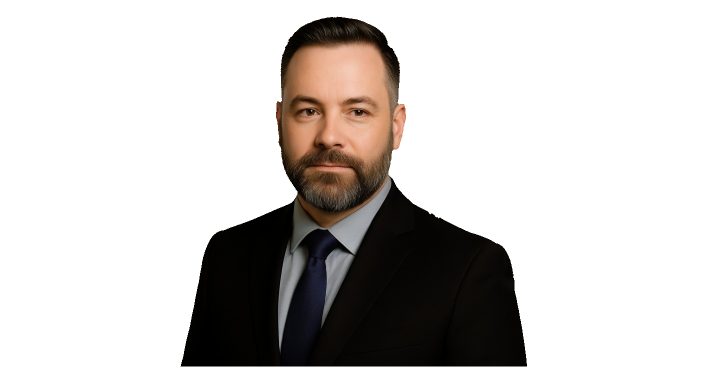
#> input picture drafts/img/headshot-suit-transparent.png, 1408 x 736 px (shown at 1/2 size); its folder holds 5 pictures in this run
$ python add_alpha_to_videos.py
#> lines starting #> are read from the running program, lines starting #| are printed output that depends on the picture; after the words box and inside, x2 and y2 are one past the last pixel; in counts of white or black regions, pixels touching at a corner belong together
"""Add alpha channel to FlashHead-generated avatar videos.

FlashHead outputs yuv420p (no alpha). The reference headshot has real RGBA
transparency. This script:
1. Extracts the alpha mask from the headshot PNG
2. Crops/resizes it to match FlashHead's 512x512 face crop
3. Re-encodes each video as VP9 with alpha (yuva420p)

Usage:
    cd C:/Users/dbhav/Projects/isabelle
    .venv/Scripts/python.exe ../portfolio/drafts/add_alpha_to_videos.py
"""

import os
import subprocess
import tempfile
from pathlib import Path

import cv2
import numpy as np
from PIL import Image

REF_IMAGE = Path(__file__).parent / "img" / "headshot-suit-transparent.png"
VIDEO_DIR = Path(__file__).parent / "assets" / "interview"


def build_alpha_mask(size=512):
    """Extract and crop alpha mask from headshot to match FlashHead's face crop.

    FlashHead uses mediapipe face detection to crop a square around the face,
    then resizes to 512x512. We replicate that crop on the alpha channel.
    """
#> called with size = 512
    img = Image.open(str(REF_IMAGE)).convert("RGBA")
#> img is the input picture: PIL image 1408x736 RGBA; mean R, G, B, A 79.4, 59.8, 46.9, 67.5
    arr = np.array(img)
    alpha = arr[:, :, 3]
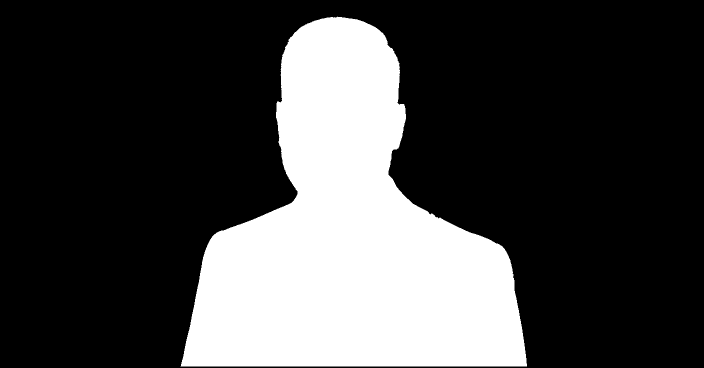
#> alpha: shape (736, 1408) (shown at 1/2 size); 26.5% white; 1 white region, box (x1, y1, x2, y2) and area: (361, 33, 1054, 733) 274473

    # Find bounding box of opaque region (the person)
    rows = np.any(alpha > 0, axis=1)
    cols = np.any(alpha > 0, axis=0)
    rmin, rmax = np.where(rows)[0][[0, -1]]
#> rmin = 33; rmax = 732
    cmin, cmax = np.where(cols)[0][[0, -1]]
#> cmin = 361; cmax = 1053

    # Make it square (FlashHead crops a square around the face)
    h = rmax - rmin + 1
#> h = 700
    w = cmax - cmin + 1
#> w = 693
    side = max(h, w)
#> side = 700
    cy = (rmin + rmax) // 2
#> cy = 382
    cx = (cmin + cmax) // 2
#> cx = 707

    # Expand to square, clamped to image bounds
    r1 = max(0, cy - side // 2)
#> r1 = 32
    r2 = r1 + side
#> r2 = 732
    if r2 > alpha.shape[0]:
        r2 = alpha.shape[0]
        r1 = r2 - side
    c1 = max(0, cx - side // 2)
#> c1 = 357
    c2 = c1 + side
#> c2 = 1057
    if c2 > alpha.shape[1]:
        c2 = alpha.shape[1]
        c1 = c2 - side

    cropped = alpha[r1:r2, c1:c2]
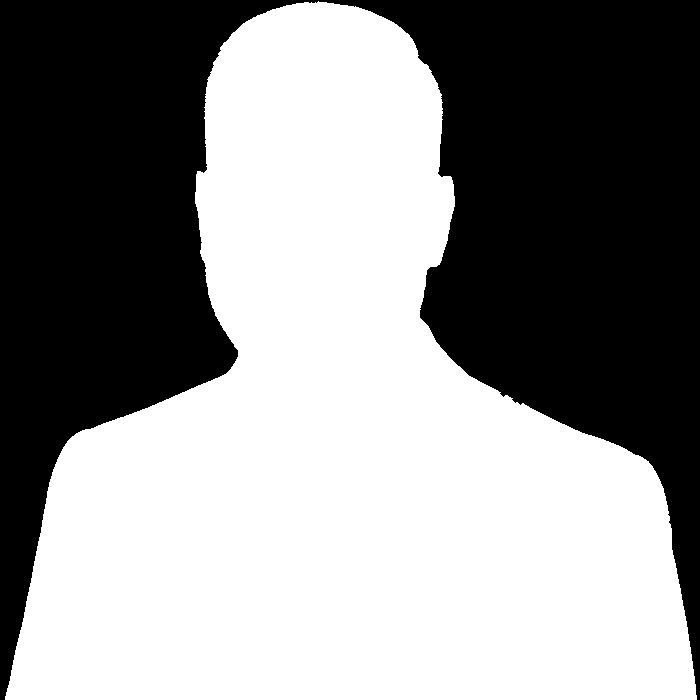
#> cropped: shape (700, 700); 55.9% white; 1 black region, box (x1, y1, x2, y2) and area: (0, 0, 700, 700) 216220

    # Resize to target size
    mask = cv2.resize(cropped, (size, size), interpolation=cv2.INTER_AREA)

    # Heavy erosion — FlashHead face shifts frame-to-frame, mask must be
    # well inside the boundary.
    # Step 1: Kill any semi-transparent pixels
    mask[mask < 200] = 0
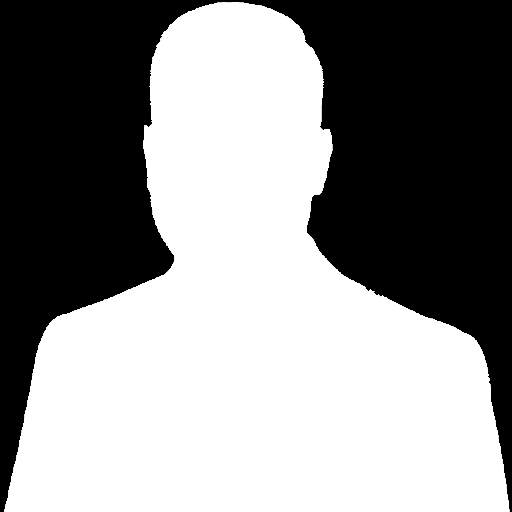
#> mask: shape (512, 512); min 0, max 255, mean 142.1
    # Step 2: Erode uniformly
    kernel = cv2.getStructuringElement(cv2.MORPH_ELLIPSE, (11, 11))
    mask = cv2.erode(mask, kernel, iterations=3)
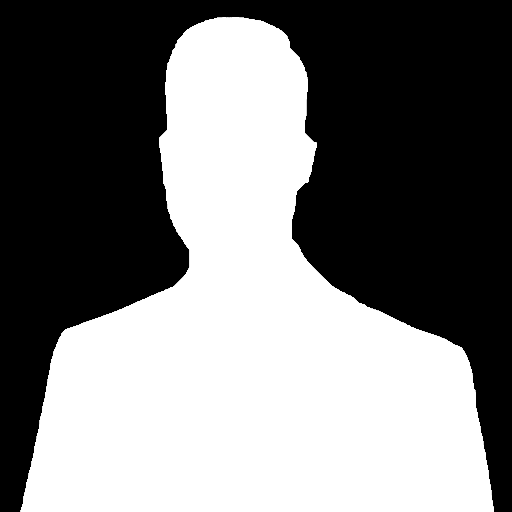
#> mask: shape (512, 512); min 0, max 255, mean 122.3
    # Step 3: Extra erosion on top 40% (hair crown has worst fringe)
    top_rows = int(size * 0.4)
    top_kernel = cv2.getStructuringElement(cv2.MORPH_ELLIPSE, (13, 13))
    top_section = mask[:top_rows, :]
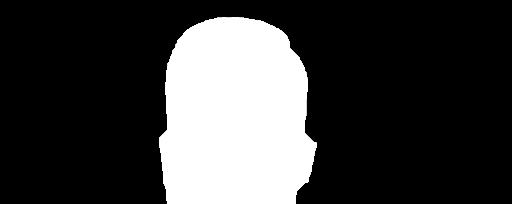
#> top_section: shape (204, 512); min 0, max 255, mean 60.7
    top_section = cv2.erode(top_section, top_kernel, iterations=2)
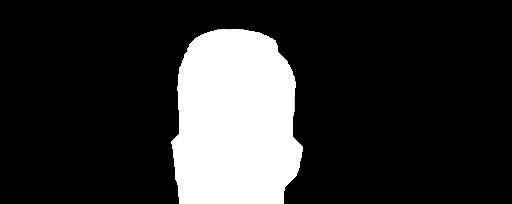
#> top_section: shape (204, 512); min 0, max 255, mean 47.2
    mask[:top_rows, :] = top_section
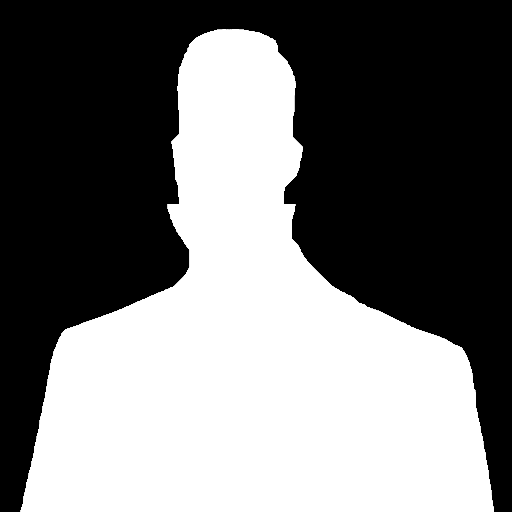
#> mask: shape (512, 512); 2.17% of pixels changed, all inside (x1, y1, x2, y2) = (159, 17, 317, 204)
    # Step 4: Smooth the edge
    mask = cv2.GaussianBlur(mask, (9, 9), 0)

    print(f"[mask] Cropped alpha {cropped.shape} -> {size}x{size}")
#| [mask] Cropped alpha (700, 700) -> 512x512
    print(f"[mask] Transparent: {(mask == 0).sum()}, Opaque: {(mask == 255).sum()}")
#| [mask] Transparent: 136379, Opaque: 114706

    return mask


# [57 lines left out: function add_alpha_to_video, not called in this run]


def main():
    print("[alpha] Building alpha mask from headshot...")
    mask = build_alpha_mask(512)

    # Process all webm files
    videos = sorted(VIDEO_DIR.glob("*.webm"))
    print(f"\n[batch] Processing {len(videos)} videos...\n")

    for vp in videos:
        print(f"-- {vp.name} --")
        backup = vp.with_suffix(".webm.bak")

        # Back up original
        if not backup.exists():
            vp.rename(backup)
        else:
            # Already backed up, use backup as source
            pass

        source = backup if backup.exists() else vp
        add_alpha_to_video(source, mask, vp)
        print()

    print("[done] All videos now have alpha transparency.")


if __name__ == "__main__":
    main()
